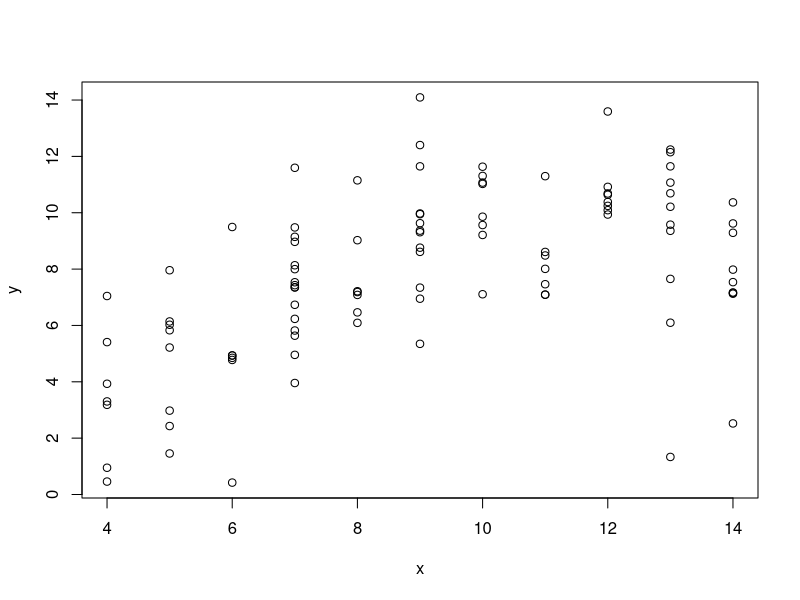

Reproduce this figure in R.
#### R_Demo_Simulation_Inference_2_Sample_Hold_out.R
##########################################################################
## INSTRUCTOR: Christopher Fariss
## COURSE NAME: Advanced Computational Methods for Social Media and Textual Data (2F)
## University of Essex Summer School 2021
##
## Date: 2021-07-24
##
## Please e-mail me if you find any errors or have and suggestions (either email is fine)
## e-mail: cjf0006@gmail.com
## e-mail: cjfariss@umich.edu
##########################################################################
##
## Goal: Improve the predictive power or predictive validity of a model
##
##########################################################################
## Introduction to tutorial:
##
## (1) Begin building towards and learning about cross-validation
## (NOTE: There is no "crossing" yet)
##
## For this R tutorial we will simulate a dataset and then randomly divide it into two subsets.
##
## We will fit a model using the observations from one of the subsets of data (training data).
##
## We will then use the model estimates to predict the value of the dependent variable for the remaining out-of-sample data subset (testing data).
##
##########################################################################


set.seed(940)


## set number of observations for simulation
n <- 100

## simulation of variables (This model is one of Anscombe's quartets)
x <- sample(4:14,n,replace=TRUE)
y <- -5.996 + 2.781*x -0.127*x^2 + rnorm(n,0,1)
y <- -5.996 + 2.781*x -0.127*x^2 + rnorm(n,0,2)

## plot the simulated relationship
par(mfrow=c(1,1))
plot(x=x, y=y)

## create a subject/unit ID variable with one values for each unit
## here the indicator values takes on 2-Fold values {1,2}
folds <- sample(rep(1:2, n/2), n, replace=FALSE)
folds

table(folds)

## create a data frame with the dependent variable, independent variable, and randomly created ID
dat <- data.frame(y, x, folds)

summary(dat)

head(dat)

## fit a linear model to the full dataset
model <- lm(y ~ x, data=dat)
summary(model)


## subset the full dataset into to subsets based on the ID variable
train <- subset(dat, folds==1)
test <- subset(dat, folds==2)

train <- dat[dat$folds==1,]
test <- dat[dat$folds==2,]

nrow(train)
nrow(test)


## Model 0: fit a linear model
fit <- lm(y ~ 1, data=train)
pred <- predict(fit, newdata=test)
rmse <- sqrt(mean((as.numeric(pred)-test$y)^2))
rmse

## Model 1: fit a linear model
fit <- lm(y ~ x, data=train)
pred <- predict(fit, newdata=test)
rmse <- sqrt(mean((as.numeric(pred)-test$y)^2))
rmse

## Model 2: fit a linear model with a squared term
fit <- lm(y ~ x + I(x^2), data=train)
pred <- predict(fit, newdata=test)
rmse <- sqrt(mean((as.numeric(pred)-test$y)^2))
rmse


##################################################
## Model 2: fit a linear model with a squared term
fit <- lm(y ~ x + I(x^2), data=train)
pred <- predict(fit, newdata=train)
rmse <- sqrt(mean((as.numeric(pred)-train$y)^2))
rmse


